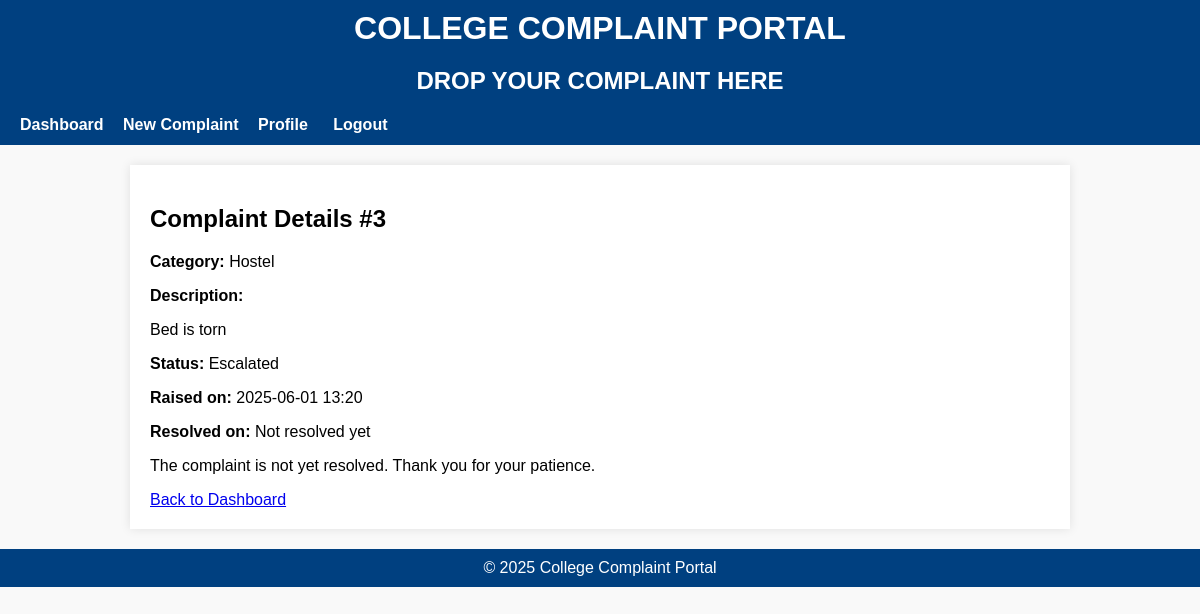
The page /complaint/3/ (signed in) on the database as committed earlier.
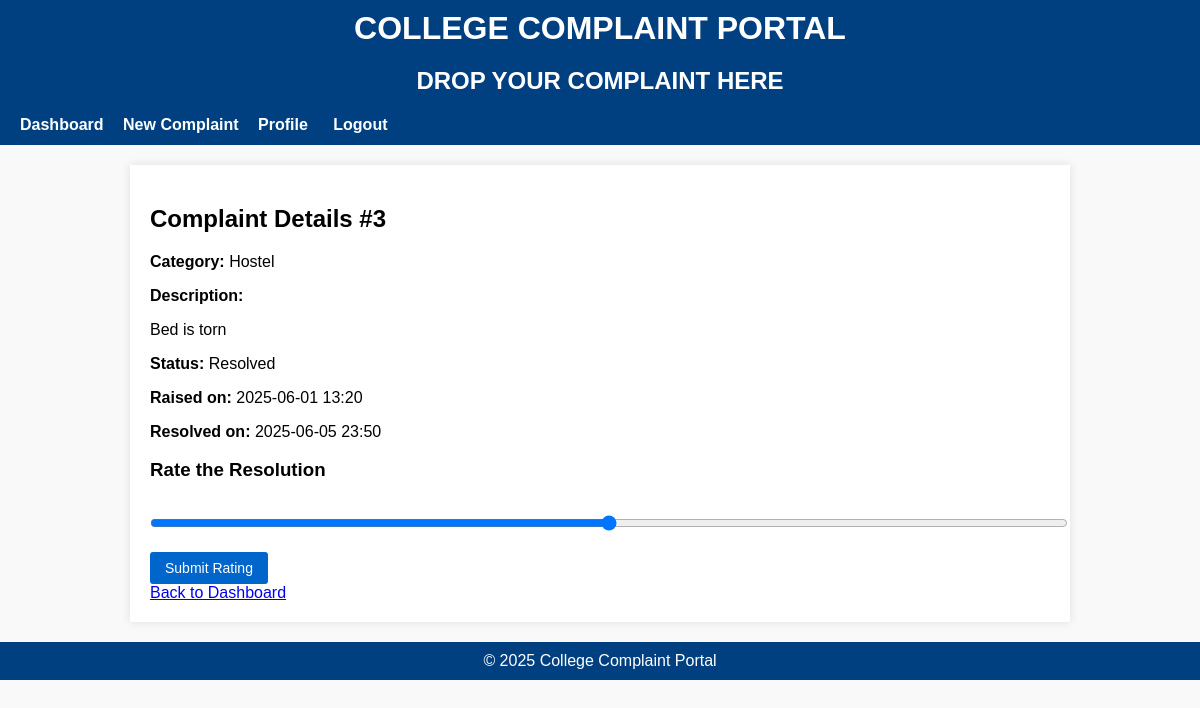
The same page on the database as committed later.
### portal/models.py (models this page shows, shortened)
class Complaint(models.Model):
    user = models.ForeignKey(User, null=True, blank=True, on_delete=models.SET_NULL)
    anonymous = models.BooleanField(default=False)
    category = models.ForeignKey(Category, on_delete=models.SET_NULL, null=True)
    description = models.TextField()
    evidence = models.FileField(upload_to='evidence/', null=True, blank=True)
    created_at = models.DateTimeField(auto_now_add=True)
    resolved_at = models.DateTimeField(null=True, blank=True)
    status = models.CharField(max_length=20, choices=(
        ('Pending', 'Pending'),
        ('Escalated', 'Escalated'),
        ('Resolved', 'Resolved'),
    ), default='Pending')
    rating = models.PositiveIntegerField(null=True, blank=True, validators=[MinValueValidator(1), MaxValueValidator(5)])
    escalation_level = models.PositiveIntegerField(default=0)  # 0: initial, 1: class teacher, 2: HOD, 3: Principal
    email_sent = models.BooleanField(default=False)
    assigned_to = models.ForeignKey(User, null=True, blank=True, on_delete=models.SET_NULL, related_name='assigned_complaints')
    sentiment = models.FloatField(null=True, blank=True)

class Category(models.Model):
    name = models.CharField(max_length=100)

### portal/views.py (the view)
# urls.py: path('complaint/<int:pk>/', views.complaint_detail, name='complaint_detail'),
@login_required
def complaint_detail(request, pk):
    complaint = get_object_or_404(Complaint, pk=pk)
    rating_given = complaint.rating is not None
    if request.method == 'POST':
        if 'resolve' in request.POST:
            complaint.status = 'Resolved'
            complaint.resolved_at = timezone.now()
            if not complaint.email_sent:
                send_resolution_email(complaint)
                complaint.email_sent = True
            complaint.save()
            messages.success(request, 'Complaint marked as resolved.')
            return redirect('complaint_detail', pk=pk)
        else:
            form = RatingForm(request.POST)
            if form.is_valid():
                complaint.rating = form.cleaned_data['rating']
                complaint.save()
                messages.success(request, 'Thank you for your rating!')
                return redirect('complaint_detail', pk=pk)
    else:
        form = RatingForm()
    return render(request, 'portal/complaint_detail.html', {
        'complaint': complaint,
        'form': form,
        'rating_given': rating_given,
    })

### portal/forms.py
class RatingForm(forms.Form):
    rating = forms.IntegerField(min_value=1, max_value=5, widget=forms.NumberInput(attrs={'type':'range','min':'1','max':'5'}))

### portal/templates/portal/complaint_detail.html (shortened to what this page needs)
{% extends 'base.html' %}
{% block content %}
<h2>Complaint Details #{{ complaint.id }}</h2>
<p><strong>Category:</strong> {{ complaint.category.name }}</p>
<p><strong>Description:</strong></p>
<p>{{ complaint.description }}</p>
<p><strong>Status:</strong> {{ complaint.status }}</p>
<p><strong>Raised on:</strong> {{ complaint.created_at|date:"Y-m-d H:i" }}</p>
<p><strong>Resolved on:</strong>
{% if complaint.resolved_at %}
    {{ complaint.resolved_at|date:"Y-m-d H:i" }}
{% else %}
    Not resolved yet
{% endif %}
</p>
{% if complaint.status == 'Resolved' %}
    {% if rating_given %}
        <p>Your Rating: {{ complaint.rating }} / 5 stars</p>
    {% else %}
        <h3>Rate the Resolution</h3>
        <form method="post">
            {{ form.rating }}
            <button type="submit" class="btn">Submit Rating</button>
        </form>
    {% endif %}
{% else %}
<p>The complaint is not yet resolved. Thank you for your patience.</p>
{% endif %}
<a href="{% url 'dashboard' %}">Back to Dashboard</a>
{% endblock %}

Rows that differ between the two databases and show on the page:
changed Complaint "Bed is torn": status "Escalated" → "Resolved"; resolved_at (not shown) → "2025-06-05 23:50"
Other text that changed with them:
form field rating: (not shown) → "3"
text no longer shown: "Not resolved yet The complaint is not yet resolved. Thank you for your patience."
text now shown: "Rate the Resolution Submit Rating"
